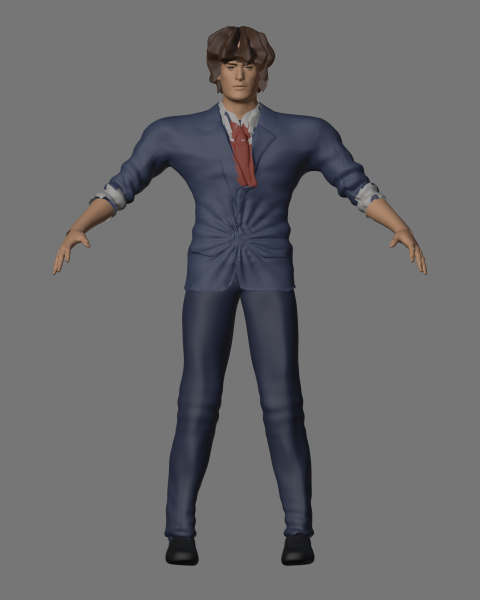
#> input picture assets/3d/frank-mercer-v2/front.png, 960 x 1200 px (shown at 1/2 size)
$ python -i titleart.py   (imports and definitions only)
#> lines starting #> are read from the running program, lines starting #| are printed output that depends on the picture; after the words box and inside, x2 and y2 are one past the last pixel; in counts of white or black regions, pixels touching at a corner belong together
"""Build the SNES title's layers (src/snes/titleart.mjs) from the live-action title still.

The still comes from the local generator and stays private, as does everything short of the SNES art:

  frame     the still with its night sky carried up into a band for the logo, and the partners' mask
            drawn from the hand-placed outlines below
  digitize  spritesmith's house recipe, the one every Final Notice still goes through
  build     the recipe's layers as the title's: back is BG1, with the palettes the tower crown's tiles
            use copied so its glow breathes by palette writes alone; front is the partners as OBJ

    py -3.10 tools/titleart.py frame <still.png> <dir>
    py -3.10 -m spritesmith digitize <dir>/title.png --recipe final-notice --mask <dir>/title-mask.png --out <dir>/snes
    py -3.10 tools/titleart.py build <dir>/snes/title.digitize.json
"""
import argparse
import json
import os
from collections import Counter

import numpy as np
from PIL import Image, ImageDraw, ImageFilter

W, H, TILE = 256, 224, 8
HERE = os.path.dirname(os.path.dirname(os.path.abspath(__file__)))
BAND = 250
# The still's top rows that are sky from edge to edge, folded back and forth to fill the band.
SKY_ROWS = 140
# Outlines in framed-still pixels (band included): Ward with the notice, then Mercer. Both stop above
# the bottom two tile rows, which stay on BG1 so the sprite layer keeps under the recipe's 256 tiles.
FIGURES = [
    [(275, 440), (300, 405), (355, 397), (400, 420), (408, 460), (398, 510), (385, 545), (420, 590), (445, 650),
     (455, 740), (462, 850), (530, 845), (560, 852), (552, 878), (515, 885), (495, 912), (468, 915), (445, 905),
     (435, 936), (119, 936), (118, 900), (125, 700), (145, 600), (210, 552), (272, 535), (285, 505), (272, 470)],
    [(730, 555), (745, 520), (800, 495), (870, 505), (900, 560), (895, 615), (880, 645), (960, 665), (1010, 700),
     (1040, 780), (1052, 880), (1051, 936), (740, 936), (735, 900), (640, 897), (598, 897),
     (555, 872), (548, 845), (590, 833), (635, 838), (725, 808), (788, 702), (790, 662), (765, 630), (740, 600)],
]
SKY_LEVEL = 30
CUT_ROW = 200
# The tower crown on screen.
CROWN = (112, 94, 144, 124)


def frame(still_path, out):
#> called with still_path = '../assets/3d/frank-mercer-v2/front.png', out = 'out.png'
    still = np.asarray(Image.open(still_path).convert("RGB"))
    h, w = still.shape[:2]
#> h = 1200; w = 960
    j = (BAND - 1 - np.arange(BAND)) % (2 * SKY_ROWS)
    band = still[np.where(j < SKY_ROWS, j, 2 * SKY_ROWS - 1 - j)]
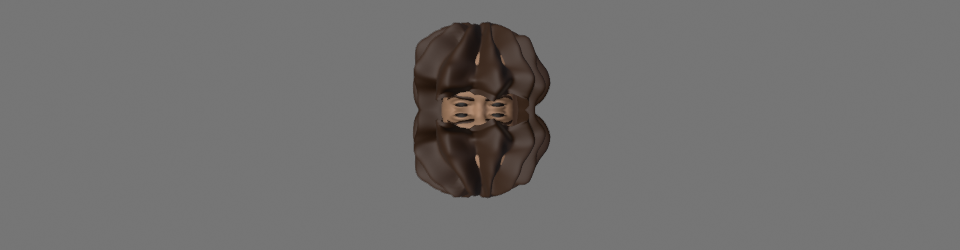
#> band: shape (250, 960, 3); mean R, G, B 113.3, 112, 111.3
    os.makedirs(out, exist_ok=True)
    framed = np.concatenate([band, still])[:h]
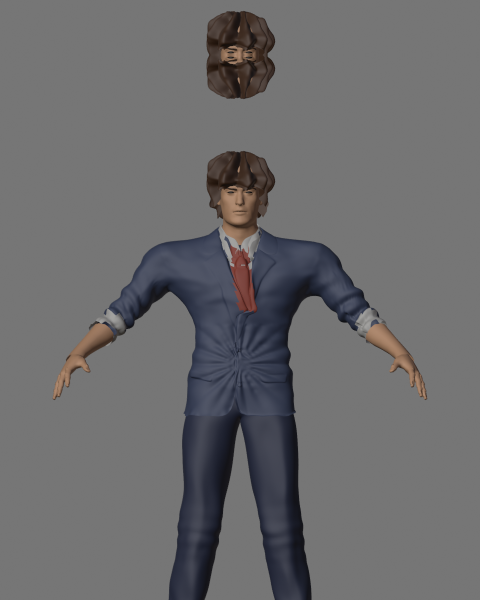
#> framed: shape (1200, 960, 3) (shown at 1/2 size); mean R, G, B 107.1, 106.6, 108.2
    Image.fromarray(framed).save(os.path.join(out, "title.png"))
    outline = Image.new("L", (w, h), 0)
#> outline: PIL image 960x1200 L; every value is 0
    draw = ImageDraw.Draw(outline)
    for poly in FIGURES:
        draw.polygon(poly, fill=255)
    # The outlines are loose; the night sky showing inside them is darker than any suit, so it is dropped.
    lit = Image.fromarray(((framed.max(-1) > SKY_LEVEL) * 255).astype("uint8"))
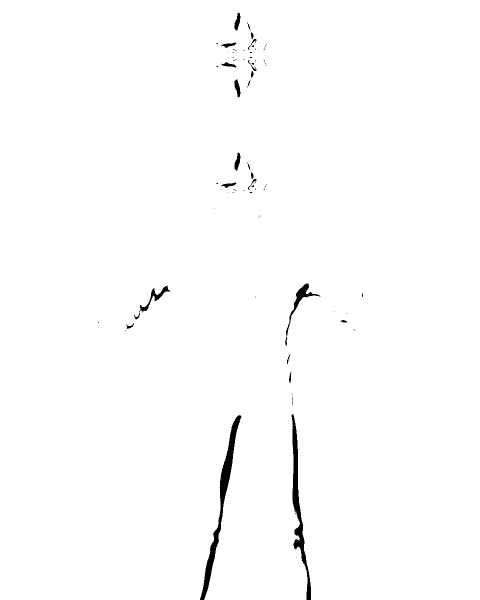
#> lit: PIL image 960x1200 L (shown at 1/2 size); 99% white; 79 black regions (56 under 20 px), largest, box (x1, y1, x2, y2) and area: (400, 830, 483, 1200) 4222, (583, 828, 622, 1200) 3418, (570, 567, 641, 692) 968
    lit = np.asarray(lit.filter(ImageFilter.MaxFilter(9)).filter(ImageFilter.MinFilter(9))) > 0
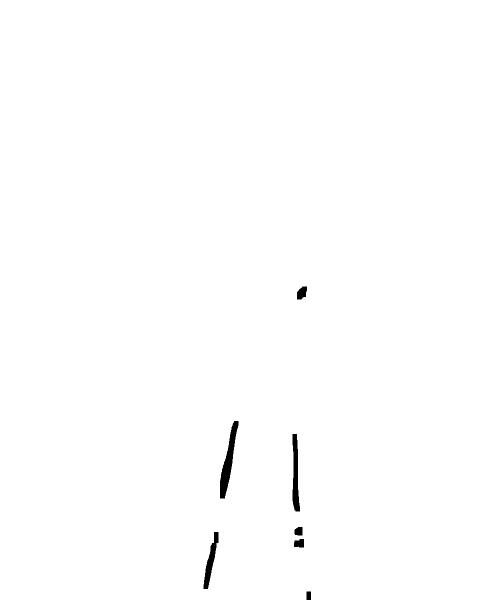
#> lit: shape (1200, 960) bool (shown at 1/2 size); 99.5% white; 7 black regions, largest, box (x1, y1, x2, y2) and area: (440, 842, 477, 997) 2159, (585, 868, 600, 1023) 1569, (407, 1064, 437, 1178) 1249
    Image.fromarray(((np.asarray(outline) > 0) & lit).astype("uint8") * 255).save(os.path.join(out, "title-mask.png"))
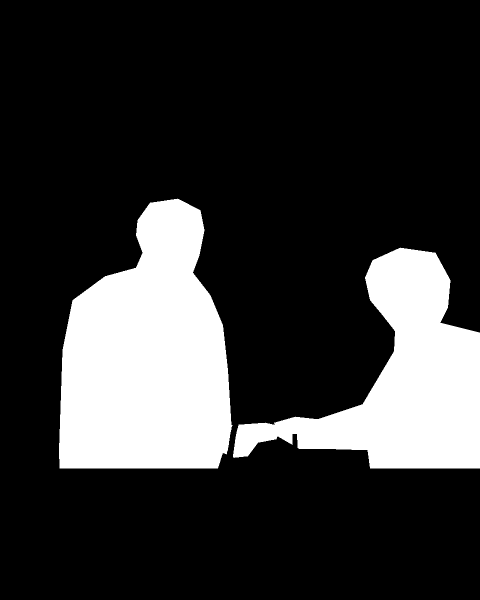
#> saved as title-mask.png: PIL image 960x1200 L (shown at 1/2 size); 20.5% white; 2 white regions, box (x1, y1, x2, y2) and area: (118, 397, 465, 937) 139573, (466, 495, 960, 937) 96108


def hexrows(a):
    return ["".join("%x" % v for v in row) for row in a]


# [63 lines left out: functions build, main, not called in this run]


# [2 lines not run here, left out]

>>> result = frame('../assets/3d/frank-mercer-v2/front.png', 'out.png')
